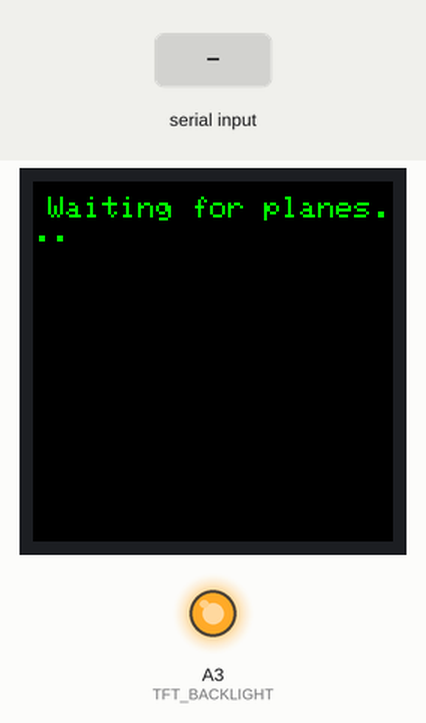
This sketch was run on a simulated nRF52 board. On the bench: 240×240 colour display, output pins drawn as LEDs (lit = HIGH). The test bench sets the inputs (shaded band). A phone connects over Bluetooth LE 3 s after start.

Above: at 1.4 s.
1.5 s: "1\n" received over the second serial link
3.0 s: "0\n" received over the second serial link
At 4.2 s:
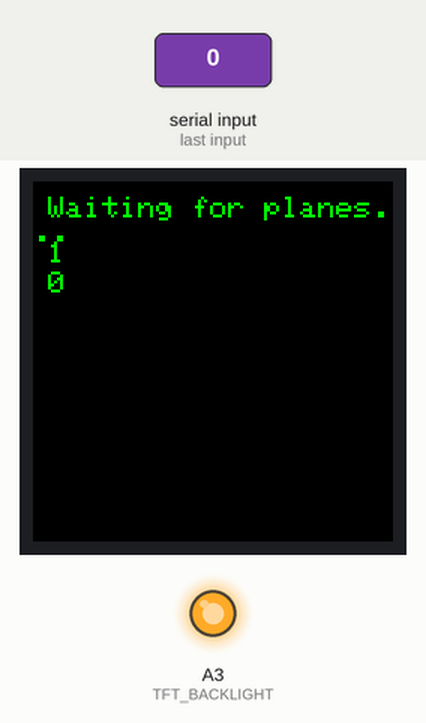
4.5 s: "2\n" received over the second serial link
At 5.6 s:
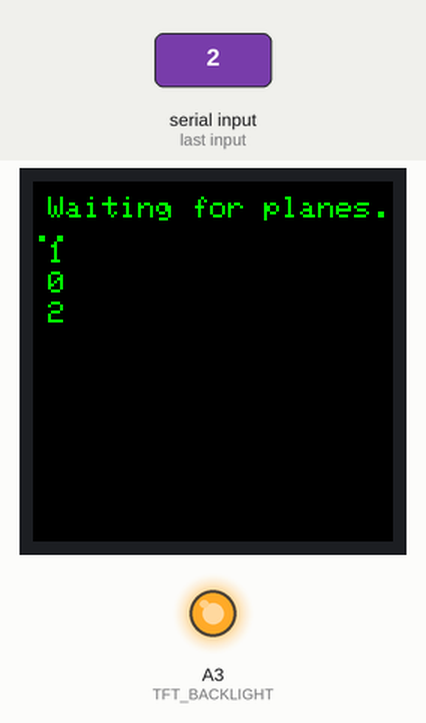
Timing chart, 0 to 7.5 s (numbered marks = the images above; inputs shaded):
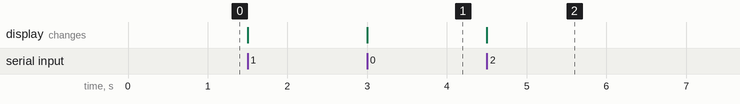

Measured:
- after the input at 3.0 s, the display: changes at once (image 1)
- after the input at 4.5 s, the display: changes at once (image 2)

The sketch:

2_uart_demo.ino
```cpp
#include <bluefruit.h>
#include <Adafruit_GFX.h>
#include <Adafruit_ST7789.h>
#include <SPI.h>

// --- TFT Setup ---
#define TFT_CS        0
#define TFT_RST       -1
#define TFT_DC        1
#define TFT_BACKLIGHT A3

Adafruit_ST7789 tft = Adafruit_ST7789(TFT_CS, TFT_DC, TFT_RST);
BLEUart bleuart;

String buffer = "";

void setup() {
  Serial.begin(115200);
  Bluefruit.begin();
  Bluefruit.setTxPower(4);
  Bluefruit.setName("CPlay Bluefruit LE");

  // UART Setup
  bleuart.begin();  // 👈 init instance
  Bluefruit.Advertising.addService(bleuart);
  Bluefruit.Advertising.addName();
  Bluefruit.Advertising.restartOnDisconnect(true);
  Bluefruit.Advertising.start();

  // TFT Init
  tft.init(240, 240);
  tft.setRotation(2);
  pinMode(TFT_BACKLIGHT, OUTPUT);
  digitalWrite(TFT_BACKLIGHT, HIGH);

  tft.fillScreen(ST77XX_BLACK);
  tft.setTextWrap(true);
  tft.setTextColor(ST77XX_GREEN);
  tft.setTextSize(2);

  tft.setCursor(10, 10);
  tft.println("Waiting for planes...");
}

void loop() {
  while (bleuart.available()) {
    char c = bleuart.read();
    if (c == '\n' || buffer.length() > 100) {
      displayMessage(buffer);
      buffer = "";
    } else {
      buffer += c;
    }
  }
}

void displayMessage(String msg) {
  static int y = 40;
  if (y > 200) {
    tft.fillRect(0, 40, 240, 200, ST77XX_BLACK);
    y = 40;
  }
  tft.setCursor(10, y);
  tft.print(msg);
  y += 20;
}
```
